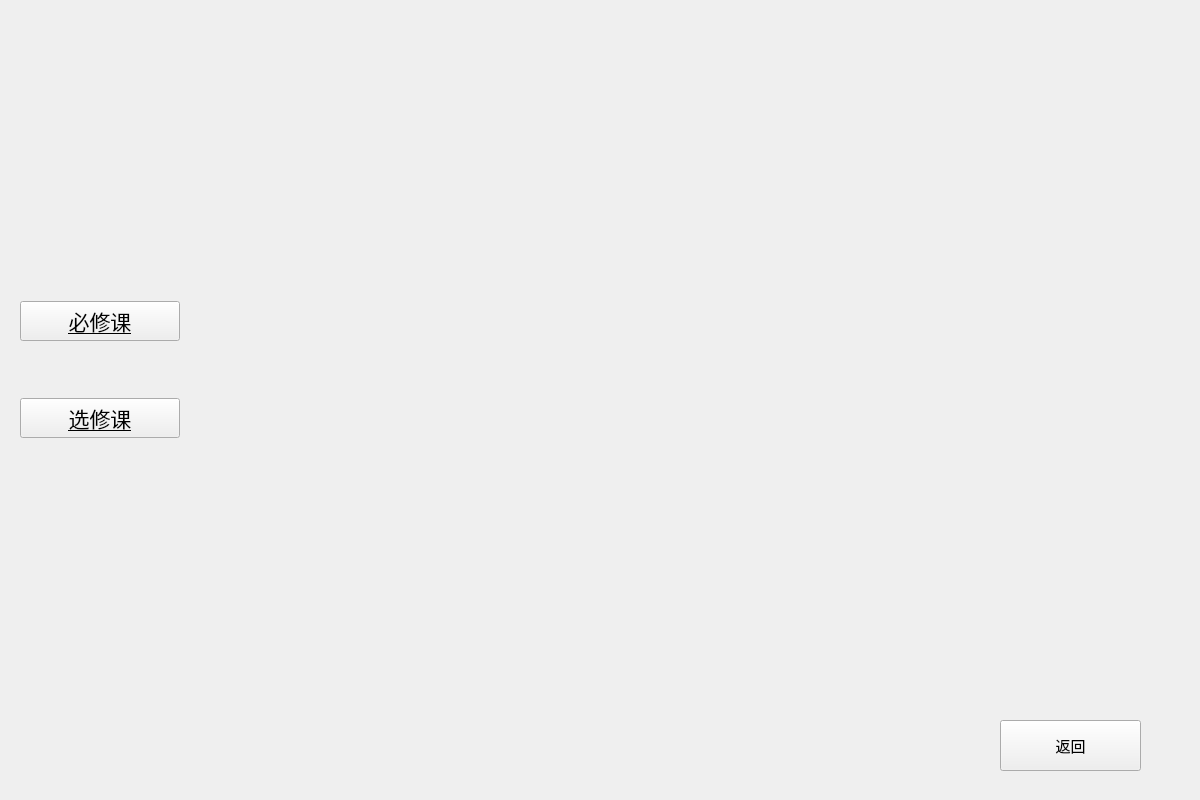
<?xml version="1.0" encoding="UTF-8"?>
<ui version="4.0">
 <class>lessonChoose</class>
 <widget class="QWidget" name="lessonChoose">
  <property name="geometry">
   <rect>
    <x>0</x>
    <y>0</y>
    <width>1200</width>
    <height>800</height>
   </rect>
  </property>
  <property name="windowTitle">
   <string>学生选课</string>
  </property>
  <widget class="QPushButton" name="pushButton_2">
   <property name="geometry">
    <rect>
     <x>1000</x>
     <y>720</y>
     <width>141</width>
     <height>51</height>
    </rect>
   </property>
   <property name="font">
    <font>
     <family>Agency FB</family>
     <pointsize>11</pointsize>
    </font>
   </property>
   <property name="text">
    <string>返回</string>
   </property>
  </widget>
  <widget class="QStackedWidget" name="stackedWidget">
   <property name="geometry">
    <rect>
     <x>239</x>
     <y>9</y>
     <width>920</width>
     <height>700</height>
    </rect>
   </property>
   <property name="currentIndex">
    <number>0</number>
   </property>
   <widget class="QWidget" name="page"/>
   <widget class="QWidget" name="page_2"/>
  </widget>
  <widget class="QWidget" name="verticalLayoutWidget">
   <property name="geometry">
    <rect>
     <x>20</x>
     <y>250</y>
     <width>160</width>
     <height>241</height>
    </rect>
   </property>
   <layout class="QVBoxLayout" name="verticalLayout">
    <item>
     <widget class="QPushButton" name="pushButton">
      <property name="font">
       <font>
        <family>Agency FB</family>
        <pointsize>16</pointsize>
        <underline>true</underline>
       </font>
      </property>
      <property name="text">
       <string>必修课</string>
      </property>
     </widget>
    </item>
    <item>
     <widget class="QPushButton" name="pushButton_3">
      <property name="font">
       <font>
        <family>Agency FB</family>
        <pointsize>16</pointsize>
        <underline>true</underline>
       </font>
      </property>
      <property name="text">
       <string>选修课</string>
      </property>
     </widget>
    </item>
   </layout>
  </widget>
 </widget>
 <resources/>
 <connections/>
</ui>
